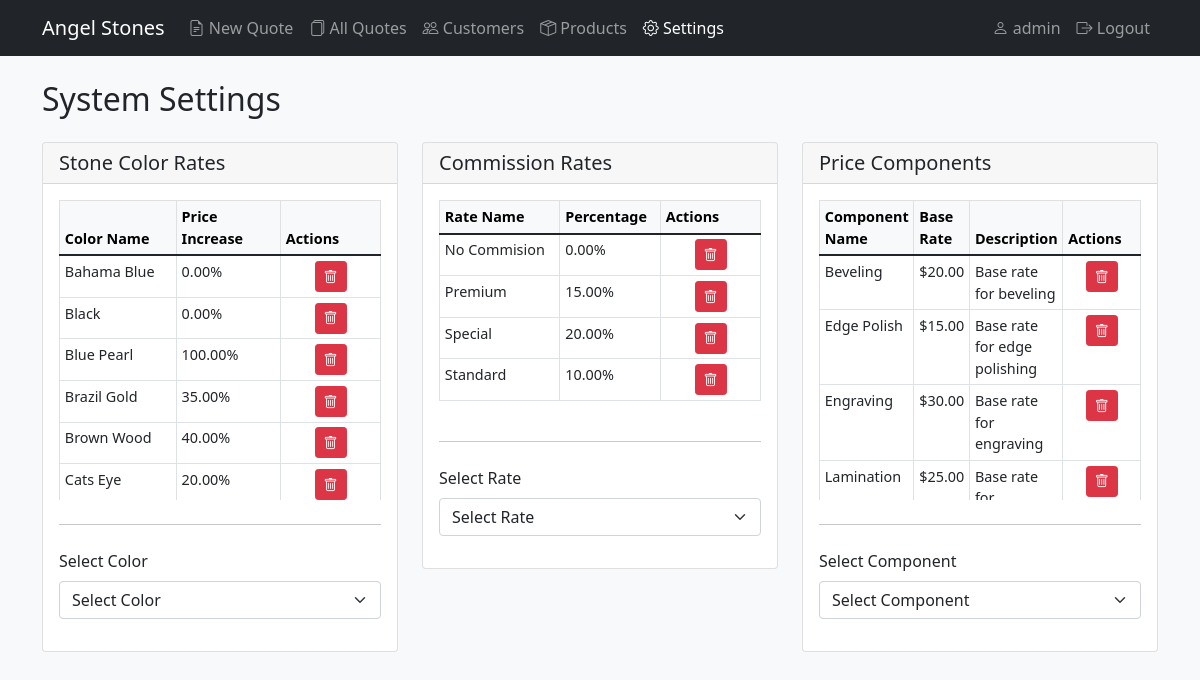
Screenshot of /admin/settings.php (signed in) with the database file from the repository.
### tables this page shows
CREATE TABLE stone_color_rates (
    id INT AUTO_INCREMENT PRIMARY KEY,
    color_name VARCHAR(100) NOT NULL,
    price_increase_percentage DECIMAL(5, 2) NOT NULL DEFAULT 0.00,
    created_at TIMESTAMP DEFAULT CURRENT_TIMESTAMP,
    updated_at TIMESTAMP DEFAULT CURRENT_TIMESTAMP ON UPDATE CURRENT_TIMESTAMP
);

CREATE TABLE commission_rates (
    id INT AUTO_INCREMENT PRIMARY KEY,
    rate_name VARCHAR(100) NOT NULL,
    percentage DECIMAL(5, 2) NOT NULL,
    created_at TIMESTAMP DEFAULT CURRENT_TIMESTAMP,
    updated_at TIMESTAMP DEFAULT CURRENT_TIMESTAMP ON UPDATE CURRENT_TIMESTAMP
);

CREATE TABLE price_components (
    id INT AUTO_INCREMENT PRIMARY KEY,
    component_name VARCHAR(100) NOT NULL,
    base_rate DECIMAL(10, 2) NOT NULL,
    description TEXT,
    created_at TIMESTAMP DEFAULT CURRENT_TIMESTAMP,
    updated_at TIMESTAMP DEFAULT CURRENT_TIMESTAMP ON UPDATE CURRENT_TIMESTAMP
);

### admin/settings.php (the view, shortened to what this page needs)
<?php
require_once 'includes/config.php';
$color_rates = [];
$result = $conn->query("SELECT * FROM stone_color_rates ORDER BY color_name");
while ($row = $result->fetch_assoc()) {
    $color_rates[] = $row;
}
$commission_rates = [];
$result = $conn->query("SELECT * FROM commission_rates ORDER BY rate_name");
while ($row = $result->fetch_assoc()) {
    $commission_rates[] = $row;
}
$price_components = [];
$result = $conn->query("SELECT * FROM price_components ORDER BY component_name");
while ($row = $result->fetch_assoc()) {
    $price_components[] = $row;
}
?>
<!DOCTYPE html>
<html lang="en">
<head>
    <link href="https://cdn.jsdelivr.net/npm/bootstrap@5.1.3/dist/css/bootstrap.min.css" rel="stylesheet">
    <link href="https://cdn.jsdelivr.net/npm/bootstrap-icons@1.7.2/font/bootstrap-icons.css" rel="stylesheet">
</head>
<body class="bg-light">
    <?php include 'navbar.php'; ?>
    <div class="container mt-4">
        <h2 class="mb-4">System Settings</h2>
        <div class="row">
            <div class="col-md-4">
                <div class="card mb-4">
                    <div class="card-header">
                        <h5 class="card-title mb-0">Stone Color Rates</h5>
                    </div>
                    <div class="card-body">
                        <div class="table-responsive mb-4">
                            <table class="table table-sm table-bordered">
                                <thead class="table-light">
                                    <tr>
                                        <th>Color Name</th>
                                        <th>Price Increase</th>
                                        <th>Actions</th>
                                    </tr>
                                </thead>
                                <tbody>
                                    <?php foreach ($color_rates as $rate): ?>
                                    <tr>
                                        <td><?php echo htmlspecialchars($rate['color_name']); ?></td>
                                        <td><?php echo $rate['price_increase_percentage']; ?>%</td>
                                        <td class="text-center" style="width: 100px;">
                                            <form method="post" class="delete-form d-inline">
                                                <button type="submit" name="delete_color" class="btn btn-danger btn-sm"
                                                    onclick="return confirm('Are you sure you want to delete this color?')">
                                                    <i class="bi bi-trash"></i>
                                                </button>
                                            </form>
                                        </td>
                                    </tr>
                                    <?php endforeach; ?>
                                </tbody>
                            </table>
                        </div>
                        <hr class="mb-4">
                        <form method="post" id="colorForm">
                            <div class="mb-3">
                                <label class="form-label">Select Color</label>
                                <select class="form-select" id="colorSelect" name="color_id">
                                    <option value="">Select Color</option>
                                </select>
                            </div>
                        </form>
                    </div>
                </div>
            </div>
            <div class="col-md-4">
                <div class="card mb-4">
                    <div class="card-header">
                        <h5 class="card-title mb-0">Commission Rates</h5>
                    </div>
                    <div class="card-body">
                        <div class="table-responsive mb-4">
                            <table class="table table-sm table-bordered">
                                <thead class="table-light">
                                    <tr>
                                        <th>Rate Name</th>
                                        <th>Percentage</th>
                                        <th>Actions</th>
                                    </tr>
                                </thead>
                                <tbody>
                                    <?php foreach ($commission_rates as $rate): ?>
                                    <tr>
                                        <td><?php echo htmlspecialchars($rate['rate_name']); ?></td>
                                        <td><?php echo $rate['percentage']; ?>%</td>
                                        <td class="text-center" style="width: 100px;">
                                            <form method="post" class="delete-form d-inline">
                                                <button type="submit" name="delete_commission" class="btn btn-danger btn-sm"
                                                    onclick="return confirm('Are you sure you want to delete this commission rate?')">
                                                    <i class="bi bi-trash"></i>
                                                </button>
                                            </form>
                                        </td>
                                    </tr>
                                    <?php endforeach; ?>
                                </tbody>
                            </table>
                        </div>
                        <hr class="mb-4">
                        <form method="post" id="commissionForm">
                            <div class="mb-3">
                                <label class="form-label">Select Rate</label>
                                <select class="form-select" id="commissionSelect" name="commission_id">
                                    <option value="">Select Rate</option>
                                </select>
                            </div>
                        </form>
                    </div>
                </div>
            </div>
            <div class="col-md-4">
                <div class="card mb-4">
                    <div class="card-header">
                        <h5 class="card-title mb-0">Price Components</h5>
                    </div>
                    <div class="card-body">
                        <div class="table-responsive mb-4">
                            <table class="table table-sm table-bordered">
                                <thead class="table-light">
                                    <tr>
                                        <th>Component Name</th>
                                        <th>Base Rate</th>
                                        <th>Description</th>
                                        <th>Actions</th>
                                    </tr>
                                </thead>
                                <tbody>
                                    <?php foreach ($price_components as $component): ?>
                                    <tr>
                                        <td><?php echo htmlspecialchars($component['component_name']); ?></td>
                                        <td>$<?php echo number_format($component['base_rate'], 2); ?></td>
                                        <td><?php echo htmlspecialchars($component['description']); ?></td>
                                        <td class="text-center" style="width: 100px;">
                                            <form method="post" class="delete-form d-inline">
                                                <button type="submit" name="delete_component" class="btn btn-danger btn-sm"
                                                    onclick="return confirm('Are you sure you want to delete this price component?')">
                                                    <i class="bi bi-trash"></i>
                                                </button>
                                            </form>
                                        </td>
                                    </tr>
                                    <?php endforeach; ?>
                                </tbody>
                            </table>
                        </div>
                        <hr class="mb-4">
                        <form method="post" id="componentForm">
                            <div class="mb-3">
                                <label class="form-label">Select Component</label>
                                <select class="form-select" id="componentSelect" name="component_id">
                                    <option value="">Select Component</option>
                                </select>
                            </div>
                        </form>
                    </div>
                </div>
            </div>
        </div>
    </div>
</body>
</html>

### admin/settings.php (style rules this page uses)
.table-sm td, .table-sm th { padding: 0.3rem; font-size: 0.9rem; }
.table-responsive { max-height: 300px; overflow-y: auto; }
.delete-form { margin: 0; padding: 0; }
.btn-sm { padding: 0.25rem 0.5rem; font-size: 0.875rem; }

### rows the page displays
stone_color_rates: color_name "Bahama Blue", price_increase_percentage "0.00"
stone_color_rates: color_name "Black", price_increase_percentage "0.00"
stone_color_rates: color_name "Blue Pearl", price_increase_percentage "100.00"
stone_color_rates: color_name "Brazil Gold", price_increase_percentage "35.00"
stone_color_rates: color_name "Brown Wood", price_increase_percentage "40.00"
stone_color_rates: color_name "Cats Eye", price_increase_percentage "20.00"
commission_rates: rate_name "No Commision", percentage "0.00"
commission_rates: rate_name "Premium", percentage "15.00"
commission_rates: rate_name "Special", percentage "20.00"
commission_rates: rate_name "Standard", percentage "10.00"
price_components: component_name "Beveling", base_rate "20.00", description "Base rate for beveling"
price_components: component_name "Edge Polish", base_rate "15.00", description "Base rate for edge polishing"
price_components: component_name "Engraving", base_rate "30.00", description "Base rate for engraving"
price_components: component_name "Lamination", base_rate "25.00", description "Base rate…"

### other values shown
$_SESSION['username'] "admin"
